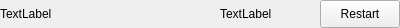
<?xml version="1.0" encoding="UTF-8"?>
<ui version="4.0">
 <class>PythonServiceWidget</class>
 <widget class="QWidget" name="PythonServiceWidget">
  <property name="geometry">
   <rect>
    <x>0</x>
    <y>0</y>
    <width>400</width>
    <height>28</height>
   </rect>
  </property>
  <property name="sizePolicy">
   <sizepolicy hsizetype="MinimumExpanding" vsizetype="Fixed">
    <horstretch>0</horstretch>
    <verstretch>0</verstretch>
   </sizepolicy>
  </property>
  <property name="minimumSize">
   <size>
    <width>400</width>
    <height>28</height>
   </size>
  </property>
  <property name="maximumSize">
   <size>
    <width>16777215</width>
    <height>28</height>
   </size>
  </property>
  <property name="windowTitle">
   <string>Form</string>
  </property>
  <layout class="QHBoxLayout" name="horizontalLayout">
   <property name="spacing">
    <number>0</number>
   </property>
   <property name="leftMargin">
    <number>0</number>
   </property>
   <property name="topMargin">
    <number>0</number>
   </property>
   <property name="rightMargin">
    <number>0</number>
   </property>
   <property name="bottomMargin">
    <number>0</number>
   </property>
   <item>
    <widget class="QLabel" name="lblSrvName">
     <property name="sizePolicy">
      <sizepolicy hsizetype="MinimumExpanding" vsizetype="Fixed">
       <horstretch>0</horstretch>
       <verstretch>0</verstretch>
      </sizepolicy>
     </property>
     <property name="minimumSize">
      <size>
       <width>220</width>
       <height>28</height>
      </size>
     </property>
     <property name="maximumSize">
      <size>
       <width>220</width>
       <height>28</height>
      </size>
     </property>
     <property name="text">
      <string>TextLabel</string>
     </property>
    </widget>
   </item>
   <item>
    <widget class="QLabel" name="lblSrvStatus">
     <property name="sizePolicy">
      <sizepolicy hsizetype="Fixed" vsizetype="Fixed">
       <horstretch>0</horstretch>
       <verstretch>0</verstretch>
      </sizepolicy>
     </property>
     <property name="minimumSize">
      <size>
       <width>100</width>
       <height>28</height>
      </size>
     </property>
     <property name="maximumSize">
      <size>
       <width>100</width>
       <height>28</height>
      </size>
     </property>
     <property name="text">
      <string>TextLabel</string>
     </property>
    </widget>
   </item>
   <item>
    <widget class="QPushButton" name="btnRestartSrv">
     <property name="sizePolicy">
      <sizepolicy hsizetype="Fixed" vsizetype="Fixed">
       <horstretch>0</horstretch>
       <verstretch>0</verstretch>
      </sizepolicy>
     </property>
     <property name="minimumSize">
      <size>
       <width>80</width>
       <height>28</height>
      </size>
     </property>
     <property name="maximumSize">
      <size>
       <width>16777215</width>
       <height>28</height>
      </size>
     </property>
     <property name="text">
      <string>Restart</string>
     </property>
    </widget>
   </item>
  </layout>
 </widget>
 <resources/>
 <connections/>
</ui>
